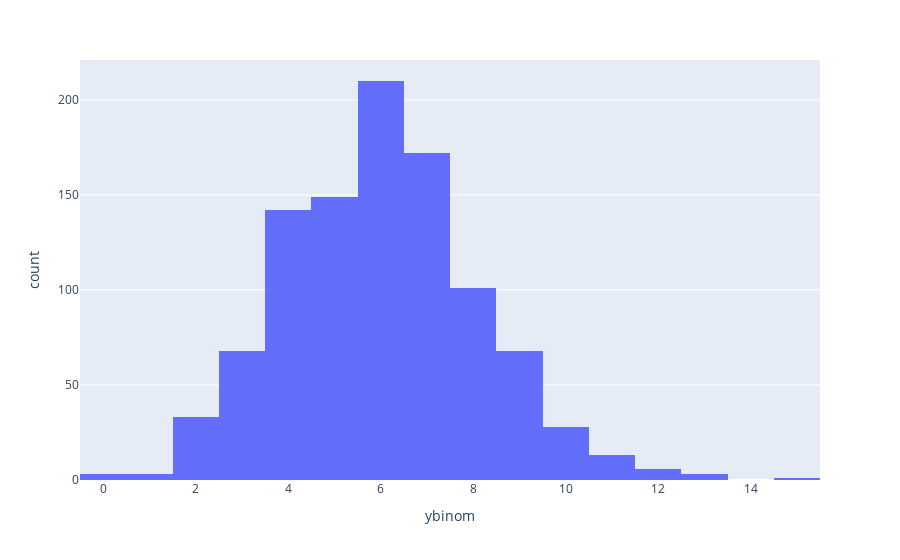

Notebook cell for this chart:
### Code cell
# The mean looks about right so now lets use a histogram to visualize the data
hist = px.histogram(df, x="ybinom")
hist.show()

### Figure 1 — Plotly figure (JSON) as saved in the notebook; plotly's stock layout.template omitted (floating-point values rounded to 4 significant figures; data arrays with more than 128 entries replaced by an {"elided": "..."} marker saying what was removed)
{"data": [{"alignmentgroup": "True", "bingroup": "x", "hovertemplate": "ybinom=%{x}<br>count=%{y}<extra></extra>", "legendgroup": "", "marker": {"color": "#636efa"}, "name": "", "offsetgroup": "", "orientation": "v", "showlegend": false, "type": "histogram", "x": {"elided": "1000 int values"}, "xaxis": "x", "yaxis": "y"}], "layout": {"barmode": "relative", "legend": {"tracegroupgap": 0}, "margin": {"t": 60}, "xaxis": {"anchor": "y", "domain": [0, 1], "title": {"text": "ybinom"}}, "yaxis": {"anchor": "x", "domain": [0, 1], "title": {"text": "count"}}}}
